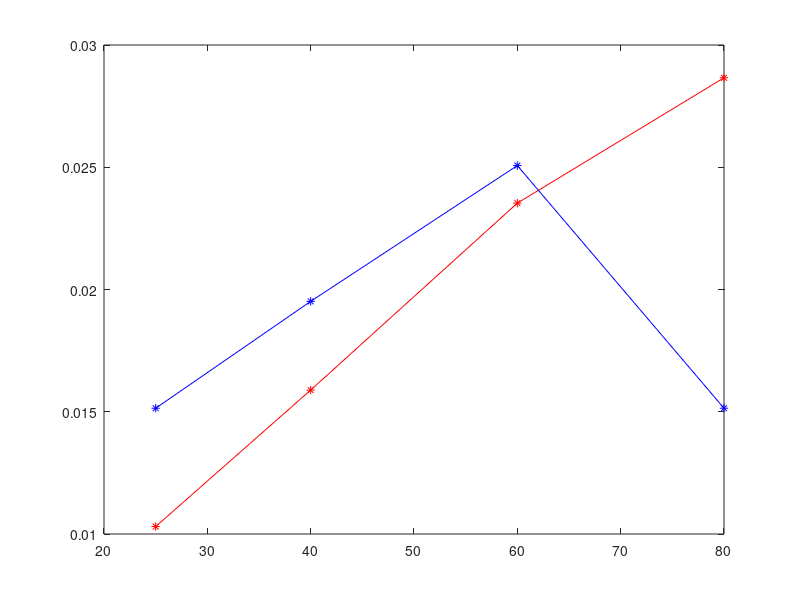

This chart was generated by the following MATLAB code:
clc;
clear all;
close all;

%%%%first mat file
load q8st25.mat
number_of_batches_1=SM(:,1);
load_1=SM(:,2);
loss_ratio_1=SM(:,3);
queue_ratio_1=SM(:,4);
dep_queued_1=SM(:,5);
Waiting_time_1=SM(:,6);
%%%

%90 ci
MU11=fitdist(load_1,'Normal') 
ci11 = paramci(MU11,'Alpha',.1)
%95 ci
MU12=fitdist(load_1,'Normal') 
ci12 = paramci(MU12,'Alpha',.05)
R95_11=ci12(2)-ci12(1)
% 99 ci
MU13=fitdist(load_1,'Normal') 
ci13 = paramci(MU13,'Alpha',.01)
%%%%

%90 ci
MU14=fitdist(queue_ratio_1,'Normal') 
ci14 = paramci(MU14,'Alpha',.1)
%95 ci
MU15=fitdist(queue_ratio_1,'Normal') 
ci15 = paramci(MU15,'Alpha',.05)
R95_12=ci15(2)-ci15(1)
% 99 ci
MU16=fitdist(queue_ratio_1,'Normal') 
ci16 = paramci(MU16,'Alpha',.01)


%%%%%%% Second mat file
load q8st40.mat
number_of_batches_2=SM(:,1);
load_2=SM(:,2);
loss_ratio_2=SM(:,3);
queue_ratio_2=SM(:,4);
dep_queued_2=SM(:,5);
Waiting_time_2=SM(:,6);
%%%
%90 ci
MU21=fitdist(load_2,'Normal') 
ci21 = paramci(MU21,'Alpha',.1)
%95 ci
MU22=fitdist(load_2,'Normal') 
ci22 = paramci(MU22,'Alpha',.05)
R95_21=ci22(2)-ci22(1)
% 99 ci
MU23=fitdist(load_2,'Normal') 
ci23 = paramci(MU23,'Alpha',.01)
%%%%
%90 ci
MU24=fitdist(queue_ratio_2,'Normal') 
ci24 = paramci(MU24,'Alpha',.1)
%95 ci
MU25=fitdist(queue_ratio_2,'Normal') 
ci25 = paramci(MU25,'Alpha',.05)
R95_22=ci25(2)-ci25(1)
% 99 ci
MU26=fitdist(queue_ratio_2,'Normal') 
ci26 = paramci(MU26,'Alpha',.01)


%%%%%%%third mat file
load q8st60.mat
number_of_batches_3=SM(:,1);
load_3=SM(:,2);
loss_ratio_3=SM(:,3);
queue_ratio_3=SM(:,4);
dep_queued_3=SM(:,5);
Waiting_time_3=SM(:,6);
%%%
%90 ci
MU31=fitdist(load_3,'Normal') 
ci31 = paramci(MU31,'Alpha',.1)
%95 ci
MU32=fitdist(load_3,'Normal') 
ci32 = paramci(MU32,'Alpha',.05)
R95_31=ci32(2)-ci32(1)
% 99 ci
MU33=fitdist(load_3,'Normal') 
ci33 = paramci(MU33,'Alpha',.01)
%%%%
%90 ci
MU34=fitdist(queue_ratio_3,'Normal') 
ci34 = paramci(MU34,'Alpha',.1)
%95 ci
MU35=fitdist(queue_ratio_3,'Normal') 
ci35 = paramci(MU35,'Alpha',.05)
R95_32=ci35(2)-ci35(1)
% 99 ci
MU36=fitdist(queue_ratio_3,'Normal') 
ci36 = paramci(MU36,'Alpha',.01)



%%%%%%%fourth mat file
load q8st80.mat
number_of_batches_4=SM(:,1);
load_4=SM(:,2);
loss_ratio_4=SM(:,3);
queue_ratio_4=SM(:,4);
dep_queued_4=SM(:,5);
Waiting_time_4=SM(:,6);
%%%
%90 ci
MU41=fitdist(load_4,'Normal') 
ci41 = paramci(MU41,'Alpha',.1)
%95 ci
MU42=fitdist(load_4,'Normal') 
ci42 = paramci(MU42,'Alpha',.05)
R95_41=ci42(2)-ci42(1)
% 99 ci
MU43=fitdist(load_4,'Normal') 
ci43 = paramci(MU43,'Alpha',.01)
%%%%
%90 ci
MU44=fitdist(queue_ratio_4,'Normal') 
ci44 = paramci(MU44,'Alpha',.1)
%95 ci
MU45=fitdist(queue_ratio_1,'Normal') 
ci45 = paramci(MU45,'Alpha',.05)
R95_42=ci45(2)-ci45(1)
% 99 ci
MU46=fitdist(queue_ratio_4,'Normal') 
ci46 = paramci(MU46,'Alpha',.01)



x=[25 40 60 80]
y1=[R95_11 R95_21 R95_31 R95_41]
y2=[R95_12 R95_22 R95_32 R95_42]
figure;
plot(x,y1,'*-r'), hold on, plot(x,y2,'*-b');